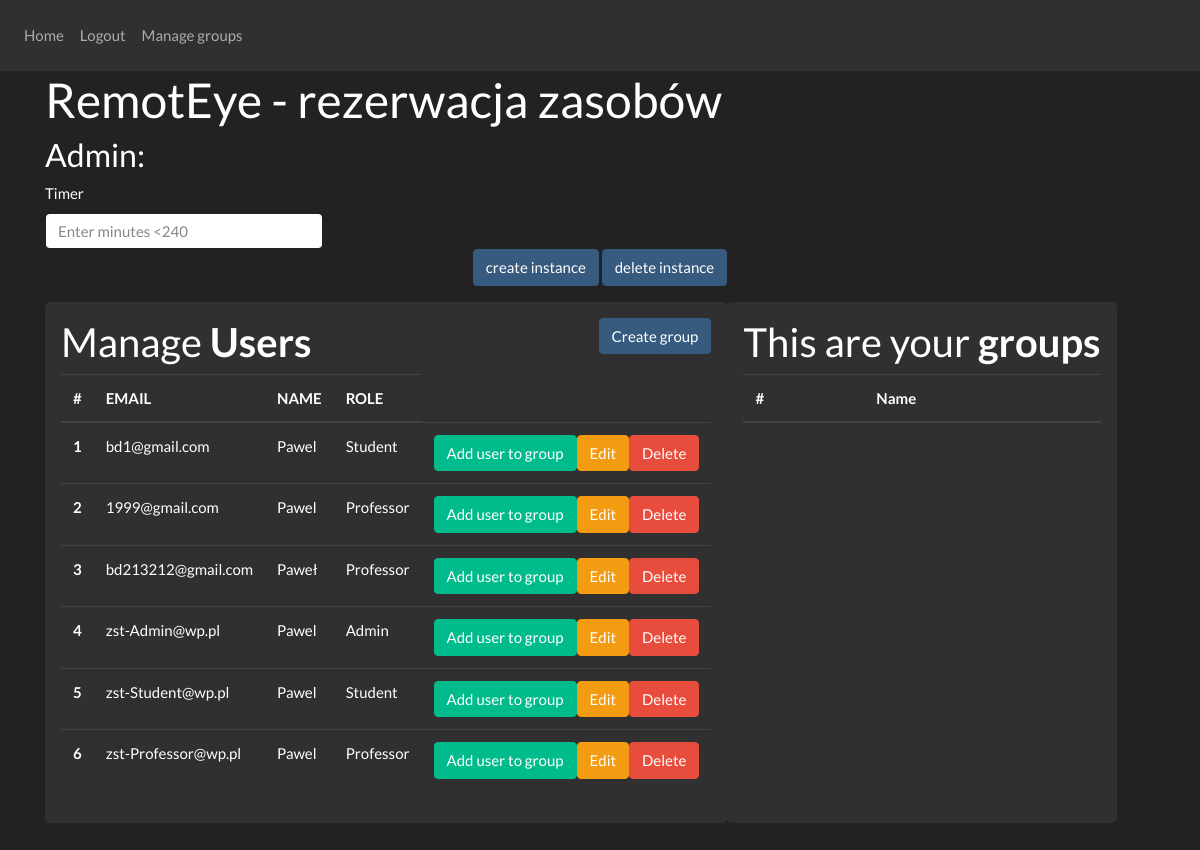
Screenshot of /main (signed in) with the database file from the repository.
### website/models.py (models this page shows)
class User(db.Model, UserMixin):
    id = db.Column(db.Integer, primary_key=True)
    email = db.Column(db.String(150), unique=True)
    password = db.Column(db.String(150))
    first_name = db.Column(db.String(150))
    role = db.Column(db.String)

### website/views.py (the view)
@views.route('/main', methods=['GET'])
@login_required
def get_main_page():
    return render_template("home.html",
                           current_user=current_user,
                           users=show_users(),
                           groups=show_groups(),
                           groups_for_current_professor=show_groups_for_current_professor(),
                           user_has_permission=user_has_permission,
                           )

### website/__init__.py (called while the page is built)
def create_app():
    app = Flask(__name__)
    app.config['SECRET_KEY'] = 'hjshjhdjah kjshkjdhjs'
    app.config['SQLALCHEMY_DATABASE_URI'] = f'sqlite:///{DB_NAME}'
    app.config['PERMANENT_SESSION_LIFETIME'] = timedelta(minutes=60) #Auto wylogowanie po 5 minutach
    db.init_app(app)
    from .views import views
    from .auth import auth
    from .manage_groups import manage_groups
    app.register_blueprint(views, url_prefix='/')
    app.register_blueprint(auth, url_prefix='/')
    app.register_blueprint(manage_groups, url_prefix='/')
    from .models import User, Group, UserInGroup
    create_database(app)
    login_manager = LoginManager()
    login_manager.login_view = 'auth.login'
    login_manager.init_app(app)
    @login_manager.user_loader
    def load_user(id):
        return User.query.get(int(id))
    return app

### website/permissions.py (called while the page is built)
def user_has_permission(permission):
    return permission in role_permissions[current_user.role]

### website/request_to_database.py (called while the page is built)
def show_users():
    results = db.session.query(User).all()
    return results

def show_groups():
    results = db.session.query(Group).all()
    return results

def show_groups_for_current_professor():
    results = filter(lambda group: group.id_owner == current_user.id, db.session.query(Group).all())
    return results

### website/templates/home.html (shortened to what this page needs)
{% extends "base.html" %}{% block title %}RemotEye - Admin{% endblock %}
{% block content %}
    <h1> RemotEye - rezerwacja zasobów </h1>
    <h3>Admin: </h3>
    <form method="get" action="/main">
        <div class="w-25">
            <label for="time">Timer</label>
            <input
                    class="form-control"
                    name="time"
                    placeholder="Enter minutes <240"
            />
        </div>
        <div align="center">
            <input type="submit"
                   value="create instance"
                   class="btn btn-primary mb-3"
                   name="action1"
            />
            <input type="submit"
                   value="delete instance"
                   class="btn btn-primary mb-3"
                   name="action2"
            />
        </div>
        <div class="container">
            <div class="row">
                {% include "table-users.html" %}
                {% include "professors-groups.html" %}
            </div>
        </div>
    </form>
{% endblock %}

### website/templates/base.html (shortened to what this page needs)
<!DOCTYPE html>
<html>
<head>
    <link
            rel="stylesheet"
            href="https://stackpath.bootstrapcdn.com/bootstrap/4.4.1/css/bootstrap.min.css"
    />
    <link
            rel="stylesheet"
            href="https://cdn.jsdelivr.net/npm/bootswatch@4.5.2/dist/darkly/bootstrap.min.css"
    />
</head>
<body>
<nav class="navbar navbar-expand-lg navbar-dark bg-dark">
    <div class="collapse navbar-collapse" id="navbar">
        <div class="navbar-nav">
            {% if current_user.is_authenticated %}
                <a class="nav-item nav-link" id="home" href="/main">Home</a>
                <a class="nav-item nav-link" id="logout" href="/logout">Logout</a>
                {% if user_has_permission("manage_groups") %}
                    <a class="nav-item nav-link" id="manage-groups" href="/manage-groups">Manage groups</a>
                {% endif %}
            {% else %}
                <a class="nav-item nav-link" id="login" href="/">Login</a>
                <a class="nav-item nav-link" id="signUp" href="/sign-up">Sign Up</a>
            {% endif %}
        </div>
    </div>
</nav>
<div class="container">{% block content %} {% endblock %}</div>
</body>
</html>

### website/templates/table-users.html (shortened to what this page needs)
{% if user_has_permission("table_users") %}
    <div class="jumbotron p-3">
        <h2> Manage <b> Users </b>
            <button type="button"
                    class="btn btn-primary float-right"
                    data-toggle="modal"
                    data-target="#create-group-modal">Create group
            </button>
        </h2>
        <table class="table table-hover table-dark">
            <thead>
            <tr>
                <th scope="col"> #</th>
                <th scope="col"> EMAIL</th>
                <th scope="col"> NAME</th>
                <th scope="col"> ROLE</th>
            </tr>
            </thead>
            {% for user in users %}
                <tr>
                    <th scope="row"> {{ user.id }} </th>
                    <td> {{ user.email }} </td>
                    <td> {{ user.first_name }} </td>
                    <td> {{ user.role }} </td>
                    <td>
                        <a href=""
                           class="btn btn-danger btn-xs float-right"
                           onclick="return confirm('Are you sure to delete?')">Delete</a>
                        <a href=""
                           class="btn btn-warning btn-xs float-right"
                           data-toggle="modal"
                           data-target="#modaledit">Edit</a>
                        <a href=""
                           class="btn btn-success btn-xs float-right"
                           data-toggle="modal"
                           data-target="#add_user_to_group"
                           id="button_add_user_to_group-{{ user.id }}"
                           onclick="sendIdButtonForUser(this.id)">Add user to group</a>
                    </td>
                </tr>
            {% endfor %}
        </table>
    </div>
{% endif %}

### website/templates/professors-groups.html (shortened to what this page needs)
{% if user_has_permission("groups_for_current_professor") %}
    <div class="jumbotron p-3">
        <h2> This are your <b> groups </b></h2>
        <table class="table table-hover table-dark">
            <thead>
            <tr>
                <th scope="col"> #</th>
                <th scope="col"> Name</th>
            </tr>
            </thead>
        </table>
    </div>
{% endif %}

### rows the page displays
User: id "1", email "bd1@gmail.com", first_name "Pawel", role "Student"
User: id "2", email "1999@gmail.com", first_name "Pawel", role "Professor"
User: id "3", email "bd213212@gmail.com", first_name "Paweł", role "Professor"
User: id "4", email "zst-Admin@wp.pl", first_name "Pawel", role "Admin"
User: id "5", email "zst-Student@wp.pl", first_name "Pawel", role "Student"
User: id "6", email "zst-Professor@wp.pl", first_name "Pawel", role "Professor"
